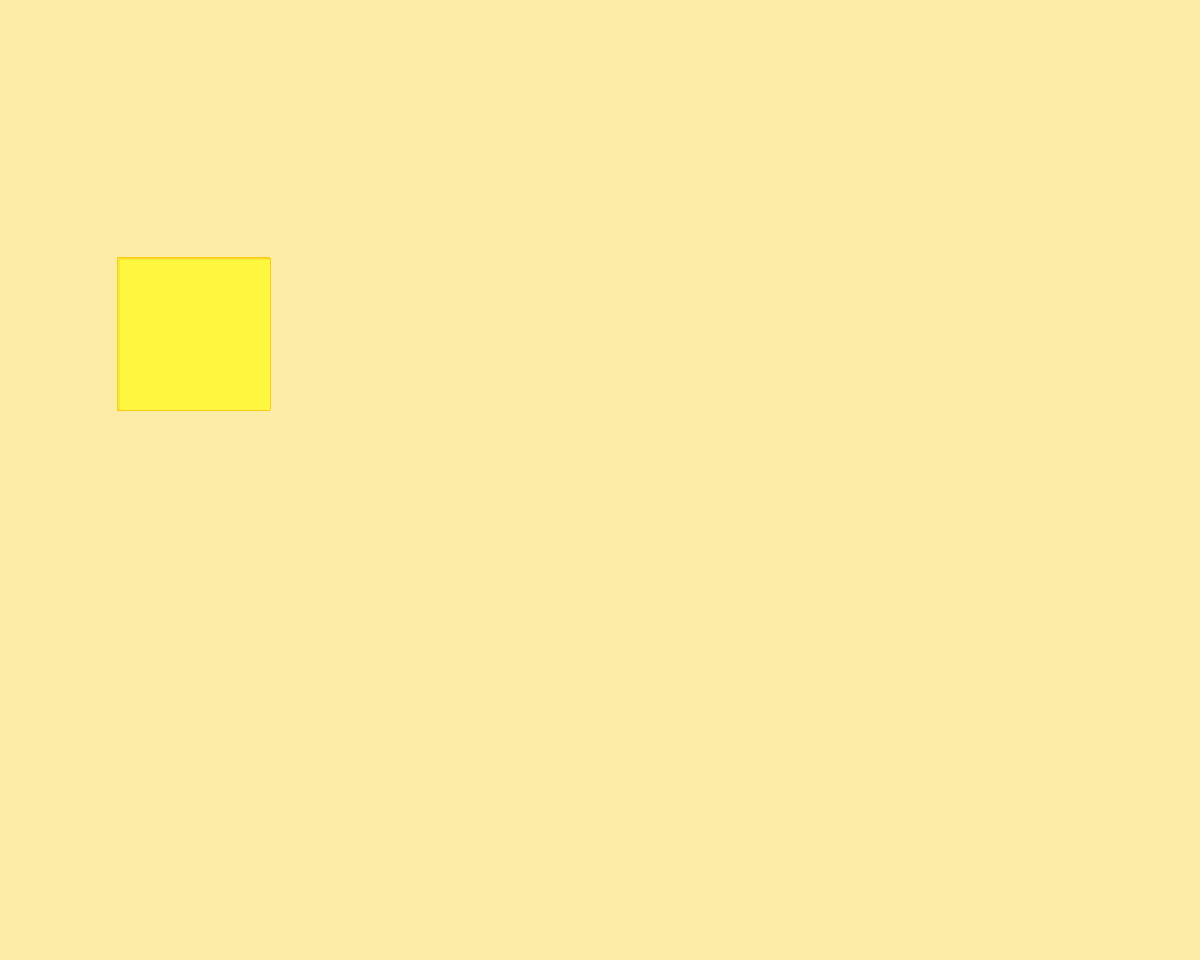
Frame 1 (no input)
Frame 60 (no input): identical to frame 1, image omitted
Frame 120 (the mouse pressed at the canvas centre since frame 60): identical to frame 1, image omitted

The p5.js sketch that drew this single still picture (run headless with seeded random() and noise() and a simulated clock; from frame 60 on, the mouse is pressed at the canvas centre):

// p5.js sketch
// ── sketch.js
let selectedTool="";//this indicates what tool is selected

let papers = [];//this is the array with all the sticky papers in it

let drag; //this holds the drag details


//these are the main processing function
function setup(){//this is called at the start
    createCanvas(windowWidth,windowHeight-40);//this determines the canvas size of the board
    

    for(let i=0;i<10;i++){//these are the starting papers
        papers[i]= new paper(120,260,150,150);

    }

     drag=new dragDetails();//this initializes the drag information
}
function draw(){//this is called every frame after the start
  background("#fdeca6");
  for(let i=0;i<papers.length;i++){
      papers[i].draw();
      //draws all the papers on screen
  }

  //this makes the recycling bin visible
  if(drag.isDragging==true){
      fill(0,0,250);
      rect(width-80,height-80,width,height);
  }
  
  
}


//these are the mouse events
function mousePressed(){//this is when mouse starts being pressed
    if(selectedTool=='draw'){//this draws on the notes
        let d=true;
        papers.reverse();
        for(let i=0;i<papers.length;i++){
            if((ptInsidePaper(createVector(mouseX,mouseY),papers[i])||ptInsidePaper(createVector(pmouseX,pmouseY),papers[i]))&&d==true){
                d=false;
                if(mouseButton===LEFT){//the draw tool
                    papers[i].display.stroke(0);
                    papers[i].display.strokeWeight(3);
                }else{//the erase tool
                    papers[i].display.stroke(255,247,64);
                    papers[i].display.strokeWeight(13);
                }
                let px=papers[i].x;
                let py=papers[i].y;
                papers[i].display.line(mouseX-px,mouseY-py,pmouseX-px,pmouseY-py);//this is a line on the paper
            }
        }
        papers.reverse();
    }
    
    if(drag.isDragging==false&&selectedTool=='move'){//this starts dragging the top paper that overlaps the mouse pointer
        papers.reverse();
        let newPapersList=[];
        let gotOne=false;
        for(let i=0;i<papers.length;i++){
            if(ptInsidePaper(createVector(mouseX,mouseY),papers[i])&&drag.isDragging==false){
                drag.startDragging(papers[i]);
                gotOne=true;
            }else{
                newPapersList.push(papers[i]);
            }
        }
        if(gotOne==true){
            newPapersList.reverse();
            newPapersList.push(drag.note);
            newPapersList.reverse();
        }
        papers=newPapersList;
        papers.reverse();
    }
}
function mouseDragged(){//this is when the mouse is down and gets moved
    if(drag.isDragging==true){
        drag.durringDragging();
    }
    if(selectedTool=='draw'){//this also does drawing on the papers
        let d=true;
        papers.reverse();
        for(let i=0;i<papers.length;i++){
            if((ptInsidePaper(createVector(mouseX,mouseY),papers[i])||ptInsidePaper(createVector(pmouseX,pmouseY),papers[i]))&&d==true){
                d=false;
                if(mouseButton===LEFT){
                    papers[i].display.stroke(0);
                    papers[i].display.strokeWeight(3);
                }else{
                    papers[i].display.stroke(255,247,64);
                    papers[i].display.strokeWeight(13);
                }
                let px=papers[i].x;
                let py=papers[i].y;
                papers[i].display.line(mouseX-px,mouseY-py,pmouseX-px,pmouseY-py);
            }
        }
        papers.reverse();
    }
}
function mouseReleased(){//this is when the mouse is released
    if(drag.isDragging==true){//this ends the dragging
        drag.endDragging();
        if(mouseX>width-80&&mouseY>height-80){
           //this deletes the dragged paper if mouse is in the recycle bin
            papers.pop();
            
        }
    }
}


//these are the toolbar things
function doToolbar(){//this is called after the tool changes

//this disables or enables specific buttons

    if(selectedTool=="move"){
        document.getElementById("move-tool").disabled = true;
        styleButtonSelected("move-tool");
        document.getElementById("thisistext").textContent = "the move tool is selected"
    }else{
        document.getElementById("move-tool").disabled = false;
        styleButtonNonSelected("move-tool");
        
    }
    if(selectedTool=="draw"){
        document.getElementById("draw-tool").disabled = true;
        styleButtonSelected("draw-tool");
        document.getElementById("thisistext").textContent = "the draw tool is selected"
    }else{
        document.getElementById("draw-tool").disabled = false;
        styleButtonNonSelected("draw-tool");
    }
    
   


}
function setTool(toolName){//this allows the html buttons to set the tool
    selectedTool=toolName;
    doToolbar();
}

function createPaper(){//this creates a paper where the mouse is
    if(drag.isDragging==false){
        let newNote=new paper(mouseX,mouseY,150,150);
        drag.startDragging(newNote);
        papers.push(newNote);
    }
}


//these style buttons
function styleButtonNonSelected(buttonId){//this styles the buttons to look not selected
    document.getElementById(buttonId).style = "border-width: 1px; border-style: outset; border-color: -internal-light-dark(rgb(118, 118, 118), rgb(133, 133, 133)); border-radius: 4px;";
}
function styleButtonSelected(buttonId){//this styles th buttons to look selected
    document.getElementById(buttonId).style = "border: 1px solid black; border-radius: 4px;";
}


//these are the classes
class dragDetails{//this is a class that holds drag information

    constructor(){
        this.isDragging=false;
        this.relativePos=createVector(0,0);
        this.note;
    }

    startDragging(note){
        this.note=note;
        this.isDragging=true;
        this.relativePos=p5.Vector.sub(createVector(note.x,note.y),createVector(mouseX,mouseY));
        
    }
    durringDragging(){
        let pos=p5.Vector.add(this.relativePos,createVector(mouseX,mouseY));
        if(keyIsPressed&&keyCode===SHIFT){
            pos.x=round(pos.x/this.note.width)*this.note.width;
            pos.y=round(pos.y/this.note.height)*this.note.height;
        }
        this.note.x=constrain(pos.x,0,width-10);
        this.note.y=constrain(pos.y,0,height-10);
    }
    endDragging(){
        this.isDragging=false;
    }

}
class paper{//this is a class that is a paper

    constructor(x,y,w,h){
        this.x=x;
        this.y=y;
        this.width=w;
        this.height=h;
        this.rot=0;
        this.display= createGraphics(this.width,this.height);//this is the image that the paper displays
        this.display.background(255,247,64);
    }

    draw(){//this draws the paper on screen
        fill(240,236,55);
        stroke("#ffca18")
        rect(this.x-2,this.y-2,this.width+2,this.height+2);
        image(this.display,this.x,this.y,this.width,this.height);
    }

}


//this didn't fit in with the other function so i put it here
function ptInsidePaper(pt,ppr){//this determines if a paper intersects the mouse
    let ret=(
        pt.x>= ppr.x
        &&pt.x<=ppr.width+ppr.x
        &&pt.y>= ppr.y
        &&pt.y<=ppr.height+ppr.y);
    return(ret);
}
// ── manual.html
<html>
<head>
  <title>Sticky Papers Manual</title>
  <link rel="shortcut icon" href="assets/img/logo.png" type="image/x-icon">   
  <meta charset="utf-8">
  <meta name="viewport" content="width=device-width, initial-scale=1.0">
  <link rel="stylesheet" href="assets/style/manual.css" media="all">
  <link href="https://fonts.googleapis.com/css2?family=Nunito+Sans:wght@300&display=swap" rel="stylesheet">  
  <link rel="stylesheet" href="https://cdnjs.cloudflare.com/ajax/libs/font-awesome/5.9.0/css/all.min.css">
</head>


<!-- this disables the right click menu -->
<body>

  <header>
    <div class="container flexbox">
        <nav>
          <ul>
            <li><a href="#" target="_blank">App</a></li>
            <li><a href="#" target="_blank">Contact</a></li>
            <li><a href="../assignment_3/index.html" target="_blank">About us</a></li>
        </ul>
        </nav>
    </div>
</header>

<main>
    <div class="container">
        <h2>Tools</h2>
        <div class="row">
            <div class="note">
                <img src="assets/img/create tool example.png" alt="where the create tool is located">
            </div>
            <div class="Instructions">
                <h3>Create Tool</h3>
                <p>The create tool is used to create new papers.  You can find the create tool in the tool bar.</p>
            </div>
        </div>

        <div class="row">
            <div class="Instructions">
                <h3>Move Tool</h3>
                <p>The move tool is the hand icon located in the tool bar.</p>
            </div>
            <div class="note">
                <img src="assets/img/move tool example1.png" alt="arrow indicating where the move tool is located">
            </div>
        </div>
    
        <div class="row">
            <div class="note">
                <img src="assets/img/move tool example2.png" alt="example of the move tool being used">
            </div>
            <div class="Instructions">
                <h3></h3>
                <p>The move tool is used to drag existing papers around the board.</p>
            </div>
        </div>
    </div>



</main>


</body>
</html>
